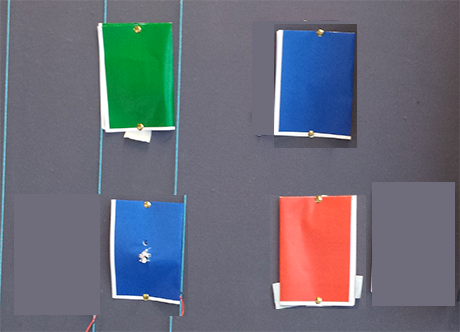
//> input picture C++ Kode/Archive/No webcam/Plugin as exe/ToppersTestBuild/img.png, 460 x 332 px
$ ./ControllerTracking   (built with g++ and OpenCV 4)
//> lines starting //> are read from the running program, lines starting //| are printed output that depends on the picture; after the words box and inside, x2 and y2 are one past the last pixel; in counts of white or black regions, pixels touching at a corner belong together
#include <fstream>
#include <string>
#include <iostream>
#include <vector>
#include <opencv2\opencv.hpp>
#include <opencv2\highgui\highgui.hpp>

using namespace cv;
using namespace std;

int ArraySize = 25;//Amount of bytes to reserve memory for.
int location[9];//Array to store X, Y values for both players.

const int MIN_AREA = 1728;//MIN object area
const int MAX_AREA = 115200;//MAX object area

Scalar P1_BGRmin;
Scalar P1_BGRmax;
Scalar P2_BGRmin;
Scalar P2_BGRmax;
Scalar HSVmin;
Scalar HSVmax;

bool arrowRelease(Rect roi, Mat cameraFrame, Rect rect)
{
	int totalbrightness = 0;

	//tmp will have the actual camera frame cut in half, presenting either the right or left half.
	//Depending on which rectangle is passed into the function in trackFilteredObject(rectLeft or rectRight)
	Mat tmp = cameraFrame(rect);

	//Tmp2 will then use the ROI found in the findROI function, to further isolate the actual camera footage, into a ROI
	//only containing the actual power controller.
	Mat tmp2 = tmp(roi);

	//The ROI is converted to the HSV colorspace, as we want to detect differences in brightness.
	cvtColor(tmp2, tmp2, CV_BGR2HSV);

	//We use a for loop to run through each pixel of the image, adding up the brightness values(Channel 2 of each individual pixel)
	for (int j = 0; j < tmp2.rows; j++)
	for (int i = 0; i < tmp2.cols; i++)
		totalbrightness += tmp2.at<Vec3b>(j, i)[2];


	//If the total brightness is over a set threshold, the LEDs on the controllers are on, and the arrow should be released.
	if (totalbrightness > 300000)
		return true;//Arrow shot
	else
		return false;//Arrow not shot
}

Rect findROI(Mat roiFrame)
{
	//First we create a rectangle to represent the region of interest, and then a vector of points to store the different points
	//That represent the controller
	Rect box;
	vector<Point> points;

	//We use an iterator to go through the image, looking for white pixels. If a pixel is white, its position is recorded in the vector.
	Mat_<uchar>::iterator it = roiFrame.begin<uchar>();
	Mat_<uchar>::iterator end = roiFrame.end<uchar>();

	for (; it != end; ++it)
	if (*it)
		points.push_back(it.pos());
	//If the vector has some points present in it, the box is set to be a bounding rectangle, that surrounds these points.
	if (points.size() > 0)
		box = boundingRect(points);

	return box;
}

//trackFilteredObject(playerOne, threshold1, cameraFeed);

//This function is the same as the one used in calibration mode, but it takes thes controller objects, that have been
//Seperated by thresholding as input.
void trackObjects(string ControllerType, Mat threshold, Mat &cameraFeed)
{
	//these vectors are needed to save the output of findCountours
	vector< vector<Point> > contours;
	vector<Vec4i> hierarchy;

	//Find the contours of the image
	findContours(threshold, contours, hierarchy, CV_RETR_EXTERNAL, CV_CHAIN_APPROX_SIMPLE);

	//Moments are used to find the filtered objects.
	int x, y;
	if (hierarchy.size() > 0)
	{
		int numObjects = hierarchy.size();
		//If there are more objects than the maximum number of objects we want to track, the filter may be noisy.
		if (numObjects < 3)
		{
			for (int i = 0; i >= 0; i = hierarchy[i][0])
			{
				Moments moment = moments((Mat)contours[i]);
				double area = moment.m00;
				//This finds objects, if area is lesser than min_area it is probably noise
				if (area > MIN_AREA)
				{
					x = moment.m10 / area;//Player X
					y = moment.m01 / area;//Player Y
				}
			}
		}
	}

	if (ControllerType == "playerOne")
	{
		location[0] = x;//Left player X
		location[1] = y;//Left player Y
	}
	if (ControllerType == "playerTwo")
	{
		location[4] = x;//Right player X
		location[5] = y;//Right player Y
	}

	//If the controller type used in trackFilteredObject is a power controller, we want to do some extra work with it.
	if (ControllerType == "powerController")
	{
		//We create rectangles that are used to cut up the pictures into two half region of interests. Divided down the middle.
		Rect rectLeft = Rect(0, 0, cameraFeed.cols / 2, cameraFeed.rows);
		Rect rectRight = Rect(cameraFeed.cols / 2, 0, cameraFeed.cols / 2, cameraFeed.rows);

		/*We now take the thresholded image and divide it up into the left and right half,
		using the previously created rectangles, and pass it to findROI function,
		which finds the actual player controller, and uses the position
		To define a new region of interest.*/
		Rect leftROIBox = findROI(threshold(rectLeft));
		location[2] = leftROIBox.x + leftROIBox.width / 2;//Left power X
		location[3] = leftROIBox.y + leftROIBox.height / 2;//Left power Y

		Rect rightROIBox = findROI(threshold(rectRight));
		location[6] = rightROIBox.x + rightROIBox.width / 2 + rectRight.width;//Right power X
		location[7] = rightROIBox.y + rightROIBox.height / 2;//Right power Y

		//The new ROI for the actual power controller is passed into the arrowRelease function, which detects whether or not the arrow is to be released.
		if (arrowRelease(leftROIBox, cameraFeed, rectLeft))
			location[8] = 1;
		else
			location[8] = 0;
		if (arrowRelease(rightROIBox, cameraFeed, rectRight))
			location[8] += 2;
	}
}

void morphOps(Mat &thresh)
{
	//Create a structuring element to be used for morph operations.
	Mat structuringElement = getStructuringElement(MORPH_RECT, Size(4, 4));
	Mat dilateElement = getStructuringElement(MORPH_RECT, Size(5, 5));

	//Perform the morphological operations, using two/three iterations because the noise is horrible.
	erode(thresh, thresh, structuringElement, Point(-1, -1), 2);
	dilate(thresh, thresh, dilateElement, Point(-1, -1), 1);
	erode(thresh, thresh, structuringElement, Point(-1, -1), 1);
}

void loadConfig(string fileName)
{
	ifstream calibrationFile;
	int lineCount = 0;
	calibrationFile.open(fileName);

	if (calibrationFile)
	{
		string line;
		string textFile[12];
		/*
		From the calibration program code we know that every other line is the value that we want to convert to an int,
		and save to our controller object. Line numbers start as 0 ascend.
		So line 1 = B_MIN, line 3 = B_MAX, line 5 = G_MIN etc.
		Same goes for the HSV values, line 1 = H_MIN, line 3 = H_MAX etc.
		*/
		while (getline(calibrationFile, line))
		{
			textFile[lineCount] = line;
			lineCount++;
		}

		if (fileName == "greenConfig.txt"){
			P1_BGRmin = Scalar(stoi(textFile[1]), stoi(textFile[5]), stoi(textFile[9]));
			P1_BGRmax = Scalar(stoi(textFile[3]), stoi(textFile[7]), stoi(textFile[11]));
		}
		if (fileName == "redConfig.txt"){
			P2_BGRmin = Scalar(stoi(textFile[1]), stoi(textFile[5]), stoi(textFile[9]));
			P2_BGRmax = Scalar(stoi(textFile[3]), stoi(textFile[7]), stoi(textFile[11]));
		}

		if (fileName == "powerConfig.txt"){
			HSVmin = Scalar(stoi(textFile[1]), stoi(textFile[5]), stoi(textFile[9]));
			HSVmax = Scalar(stoi(textFile[3]), stoi(textFile[7]), stoi(textFile[11]));
		}
	}
}

int main()
{
	Mat cameraFeed, HSV, threshold1, threshold2, threshold3;

	loadConfig("greenConfig.txt");
	loadConfig("redConfig.txt");
	loadConfig("powerConfig.txt");

	while (1){
		//Store an initial frame
		cameraFeed = cvLoadImage("img.png");//To run without camera
//> cameraFeed is the input picture: 332 rows x 460 cols, CV_8UC3; mean B, G, R 121.6, 109.1, 106

		//If not in calibrationmode, threshold the image based on the defined min max values for player 1, 2 and power controller.
		//Save to seperate thresholded images.
		inRange(cameraFeed, P1_BGRmin, P1_BGRmax, threshold1);
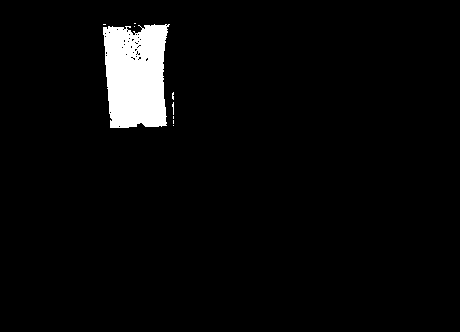
//> threshold1: 332 rows x 460 cols, CV_8UC1; 3.8% white; 9 white regions (8 under 20 px), largest, box (x1, y1, x2, y2) and area: (103, 24, 170, 128) 5741
		inRange(cameraFeed, P2_BGRmin, P2_BGRmax, threshold2);
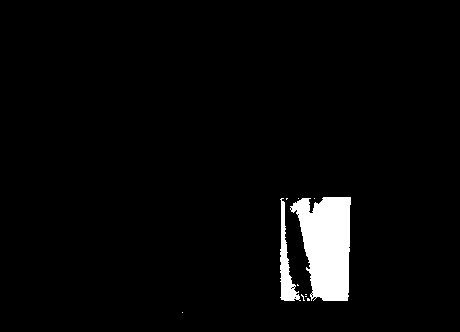
//> threshold2: 332 rows x 460 cols, CV_8UC1; 3.5% white; 11 white regions (9 under 20 px), largest, box (x1, y1, x2, y2) and area: (290, 197, 351, 301) 4546, (280, 198, 301, 301) 786

		//Convert the frame to HSV colorspace
		cvtColor(cameraFeed, HSV, COLOR_BGR2HSV);
//> HSV: 332 rows x 460 cols, CV_8UC3; mean H, S, V 114.4, 61.2, 134

		//Again, the powercontrollers are thresholded using the HSV colorspace.
		inRange(HSV, HSVmin, HSVmax, threshold3);
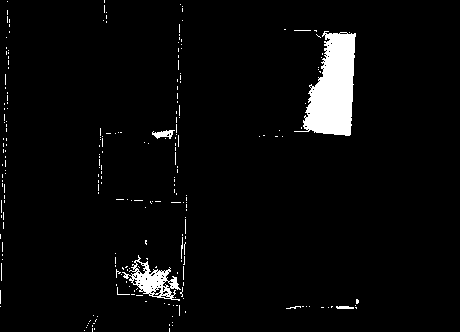
//> threshold3: 332 rows x 460 cols, CV_8UC1; 3.8% white; 232 white regions (225 under 20 px), largest, box (x1, y1, x2, y2) and area: (294, 31, 356, 136) 3805, (122, 255, 181, 301) 952, (152, 130, 175, 139) 118

		//Perform morphology on each image
		morphOps(threshold1);
		morphOps(threshold2);
		morphOps(threshold3);
//> in morphOps (call 3), `erode(thresh, thresh, structuringElement, Point(-1, -1), 1);`:
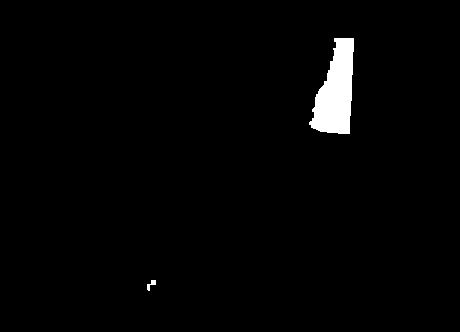
//> thresh: 332 rows x 460 cols, CV_8UC1; 1.8% white; 2 white regions

		//Track player one, two and power controller.
		trackObjects("playerOne", threshold1, cameraFeed);
//> in trackObjects, `findContours(threshold, contours, hierarchy, CV_RETR_EXTERNAL, CV_CHAI..`: contours = 1 contour; box (x1, y1, x2, y2) and area: (108, 29, 166, 127) 3969
//> in trackObjects, `int numObjects = hierarchy.size();`: numObjects = 1
//> the loop in trackObjects, `for (int i = 0; i >= 0; i = hierarchy[i][0])` made 1 pass
//> (area, x, y) on pass 1: (3969, 137, 82)
//> in trackObjects, `location[0] = x;`: location = [137, 0, 0, 0, 0, 0, 0, 0, 0]
//> in trackObjects, `location[1] = y;`: location = [137, 82, 0, 0, 0, 0, 0, 0, 0]
		trackObjects("playerTwo", threshold2, cameraFeed);
//> in trackObjects (call 2), `findContours(threshold, contours, hierarchy, CV_RETR_EXTERNAL, CV_CHAI..`: contours = 2 contours; box (x1, y1, x2, y2) and area: (297, 201, 350, 300) 3450, (285, 262, 294, 300) 132
//> the loop in trackObjects (call 2), `for (int i = 0; i >= 0; i = hierarchy[i][0])` made 2 passes
//> (area, x, y) on pass 2: (3449.5, 329, 247)
//> area on pass 1: 131.5
		trackObjects("powerController", threshold3, cameraFeed);
//> in trackObjects (call 3), `findContours(threshold, contours, hierarchy, CV_RETR_EXTERNAL, CV_CHAI..`: contours = 2 contours; box (x1, y1, x2, y2) and area: (309, 38, 354, 134) 2650, (147, 280, 156, 291) 28
//> after the loop in findROI, `for (; it != end; ++it)`:
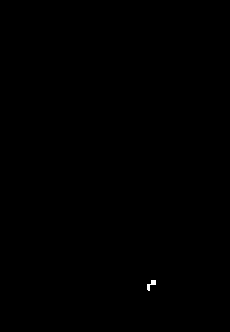
//> roiFrame: 332 rows x 230 cols, CV_8UC1; 0.06% white; 1 white region, box (x1, y1, x2, y2) and area: (147, 280, 156, 291) 46
//> after the loop in findROI, `for (; it != end; ++it)`: points = contour of 46 points, box (x1, y1, x2, y2) (147, 280, 156, 291), area 2
//> in findROI, `box = boundingRect(points);`: box = Rect(147, 280, 9, 11)
//> after the loop in findROI (call 2), `for (; it != end; ++it)`:
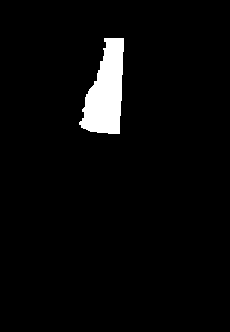
//> roiFrame: 332 rows x 230 cols, CV_8UC1; 3.6% white; 1 white region
//> after the loop in findROI (call 2), `for (; it != end; ++it)`: points = 2778 Points (x, y), first 12: [104, 38], [105, 38], [106, 38], [107, 38], [108, 38], [109, 38], [110, 38], [111, 38], [112, 38], [113, 38], [114, 38], [115, 38]
//> in findROI (call 2), `box = boundingRect(points);`: box = Rect(79, 38, 45, 96)
//> in arrowRelease, `Mat tmp = cameraFrame(rect);`:
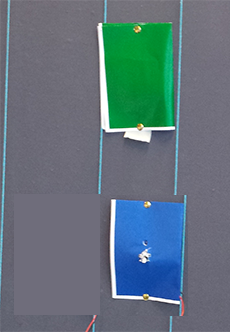
//> tmp: 332 rows x 230 cols, CV_8UC3; mean B, G, R 124.6, 115, 96.7
//> in arrowRelease, `cvtColor(tmp2, tmp2, CV_BGR2HSV);`: tmp: 332 rows x 230 cols, CV_8UC3; 0.13% of pixels changed, all inside (x1, y1, x2, y2) = (147, 280, 156, 291)
//> the loop in arrowRelease, `for (int j = 0; j < tmp2.rows; j++)` made 11 passes
//> totalbrightness on passes 1 to 11: 1454, 2903, 4351, 5804, 7265, 8722, 10171, 11620, 13087, 14573, 16034
//> after the loop in arrowRelease, `for (int j = 0; j < tmp2.rows; j++)`: totalbrightness = 16034
//> in arrowRelease (call 2), `Mat tmp = cameraFrame(rect);`: tmp: 332 rows x 230 cols, CV_8UC3; mean H, S, V 118.6, 103.2, 115.4
//> in arrowRelease (call 2), `Mat tmp2 = tmp(roi);`: tmp2: 96 rows x 45 cols, CV_8UC3; mean H, S, V 148.6, 74.2, 33.7
//> in arrowRelease (call 2), `cvtColor(tmp2, tmp2, CV_BGR2HSV);`: tmp2: 96 rows x 45 cols, CV_8UC3; mean H, S, V 109.7, 195.6, 148.9
//> in arrowRelease (call 2), `cvtColor(tmp2, tmp2, CV_BGR2HSV);`: tmp: 332 rows x 230 cols, CV_8UC3; mean H, S, V 116.4, 110, 121.9
//> in arrowRelease (call 2), `cvtColor(tmp2, tmp2, CV_BGR2HSV);`: cameraFrame: 332 rows x 460 cols, CV_8UC3; mean H, S, V 120.5, 112.6, 109.4
//> the loop in arrowRelease (call 2), `for (int j = 0; j < tmp2.rows; j++)` made 96 passes
//> totalbrightness on passes 1 to 12: 7386, 14734, 22038, 29353, 36663, 43952, 51243, 58541, 65831, 73099, 80325, 87560

		string DataString;
		//Converts int array to one string.
		for (int i = 0; i < 8; i++){
			//Fills zeroes in so each location uses 3 char's of space no matter what.
			if (to_string(location[i]).length() < 3){
				if (to_string(location[i]).length() < 2){
					DataString += "00" + to_string(location[i]) + " ";
				}
				else
					DataString += "0" + to_string(location[i]) + " ";
			}
			else
				DataString += to_string(location[i]) + " ";
		}
//> this loop made 8 passes
//> DataString on passes 1 to 8: "137 ", "137 082 ", "137 082 151 ", "137 082 151 285 ", "137 082 151 285 329 ", "137 082 151 285 329 247 ", "137 082 151 285 329 247 331 ", "137 082 151 285 329 247 331 086 "
		DataString += to_string(location[8]);
//> DataString = "137 082 151 285 329 247 331 086 2"

		cout << DataString << endl;
//| 137 082 151 285 329 247 331 086 2
		/*
		location[0] Left player X
		location[1] Left player Y
		location[2] Left power X
		location[3] Left power Y
		location[4] Right player X
		location[5] Right player Y
		location[6] Right power X
		location[7] Right power Y
		location[8] Shot-state
		*/
	}
	return 1;
}
